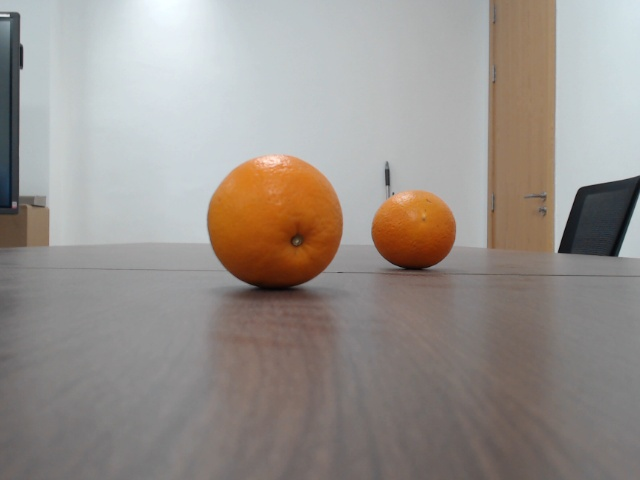
%> input picture 基于摄像机模型的仿射变换/image/1.jpg, 640 x 480 px; the run also reads 1 picture not shown here
$ octave transform.m   (GNU Octave 9; MATLAB toolbox functions it lacks are replaced by stand-ins)
%> lines starting %> are read from the running program, lines starting %| are printed output that depends on the picture
%% 求解外参矩阵
%先求出旋转矩阵与平移矩阵
T=[0;0;-2.9];
%T
% 旋转矩阵
% 先绕x轴转90°，再绕z轴转90°
% Rx=[1 0 0; 0 0 1; 0 -1 0];
% Rz=[0 1 0; -1 0 0; 0  0 1];
% R=Rx*Rz;
R=[0 0 1; 1 0 0; 0 1 0];
%R
% 外参矩阵
m0=zeros(1,3);
m1=ones(4);
M2=[R T; m0 1];
%M2
%% 读入图片及Zc和相机内参
I=[650.1821 0 315.8990; 0 650.5969 240.3104; 0 0 1.0000];
%I=[I,zeros(3,1)];
img=imread("image\1.jpg");
%> img is the input picture: size 480x640x3 uint8; mean R, G, B 152.8, 146, 140.9
zc1=[37.5 64];
%% 彩转灰，判断位置
img_g=im2gray(img);
imshow(img_g)
%% 识别位置
% 中心的输出是一个两列的矩阵，其中包含图像中圆心的（x，y）坐标。
[circle, radis]=imfindcircles(img_g, [40 200], 'ObjectPolarity','dark','Sensitivity',0.97);
%> circle = [275.9 224.5; 414.8 229.5; 572.8 199.5; 616.4 240.2]; radis = [67.44; 41.28; 63.43; 56.48]
viscircles(circle, radis, 'Color','b');
%% 求解世界坐标
[u1,v1]=deal(circle(1,1),circle(1,2)); %赋值
%> u1 = 275.9; v1 = 224.5
[u2,v2]=deal(circle(2,1),circle(2,2));
%> u2 = 414.8; v2 = 229.5
% pos1=inv(R)*(inv(I)*zc(1)*[u1;v1;1]-T);
% pos2=inv(R)*(inv(I)*zc(2)*[u2;v2;1]-T);
pos1=R\(inv(I)*zc1(1)*[u1;v1;1]-T);
%> pos1 = [-0.911; 40.4; -2.31]
pos2=R\(inv(I)*zc1(2)*[u2;v2;1]-T);
%> pos2 = [-1.06; 66.9; 9.73]
%% 距离计算
dis1=norm(pos1);
%> dis1 = 40.48
dis2=norm(pos2);
%> dis2 = 67.61
dis=norm(pos1-pos2);
%> dis = 29.11
% fprintf("橘子1到原点的距离为%fcm", dis1);
% fprintf("橘子2到原点的距离为%fcm", dis2);
%% 读入所有图片zc以及调用函数

zc2=[39.5,84];
zc3=[67,84];
zc4=[27,35.5];
zc5=[21,27];
zc6=[26,37];
zc7=[38, 37, 46];
zc8=[33.5, 46, 37];
zc9=[33.5, 46, 29, 37];
dis1=cal_dis("image\1.jpg",zc1,[40,200],'dark',0.97);
%> the loop in cal_dis, `while 1` made 2 passes
%> (circle, radis) on passes 1 to 2: ([275.9 224.5; 414.8 229.5; 572.8 199.5; 616.4 240.2], [67.44; 41.28; 63.43; 56.48]), ([275.5 224.7; 414.5 229.2], [67.44; 41.92])
%> after the loop in cal_dis, `while 1`: sen = 0.941
%> in cal_dis, `row=size(circle,1);`: row = 2
%> the loop in cal_dis, `for i=1:row` made 2 passes
%> (u, v, dis_up) on pass 1: (275.5, 224.7, [-0.903; 40.4; -2.33])
%> (u, v, pos, dis_up) on pass 2: (414.5, 229.2, [-1.09; 66.9; 9.71], [-0.903 -1.09; 40.4 66.9; -2.33 9.71])
%> in cal_dis, `dis=dis_up;`: dis = [-0.903 -1.09; 40.4 66.9; -2.33 9.71]
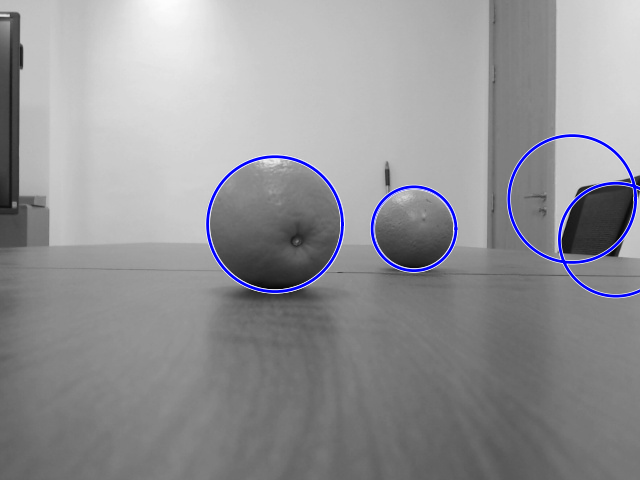
%> figure redrawn from the program's plot data
%> dis1 = [-0.903 -1.09; 40.4 66.9; -2.33 9.71]
dis2=cal_dis("image\2.jpg",zc2,[40,200],'dark',0.97);
%> call 2 of cal_dis, with file_path = 'image\2.jpg', zc = [39.5 84], range = [40 200], light = 'dark', sen = 0.97
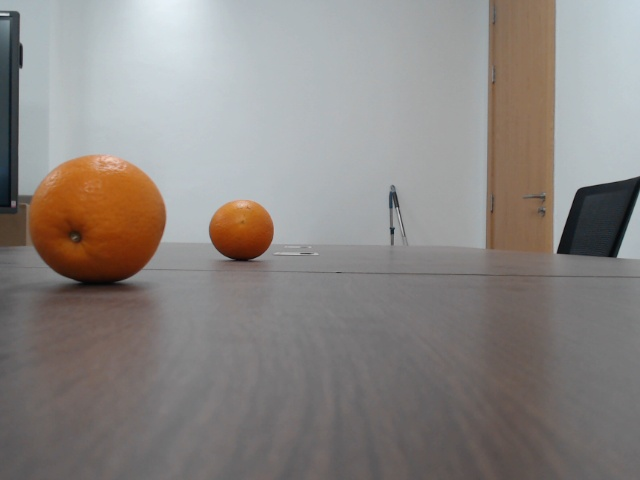
%> input picture 基于摄像机模型的仿射变换/image/2.jpg, 640 x 480 px
%> in cal_dis, img is the input picture: size 480x640x3 uint8; mean R, G, B 139.2, 134.4, 131.3
%> the loop in cal_dis (call 2), `while 1` made 4 passes
%> (circle, radis) on passes 1, 2, 4: ([98.49 220.8; 617.7 241.8; 239.1 225.6], [66.12; 56.8; 157.3]), ([100.9 220.2], 65.47), ([99.91 220.3; 238.5 223.6], [66.29; 175.8])
%> after the loop in cal_dis (call 2), `while 1`: sen = 0.958
%> the loop in cal_dis (call 2), `for i=1:row` made 2 passes
%> (u, v, dis_up) on pass 1: (99.91, 220.3, [-1.22; 42.4; -13.12])
%> (u, v, pos, dis_up) on pass 2: (238.5, 223.6, [-2.16; 86.9; -9.99], [-1.22 -2.16; 42.4 86.9; -13.12 -9.99])
%> in cal_dis (call 2), `dis=dis_up;`: dis = [-1.22 -2.16; 42.4 86.9; -13.12 -9.99]
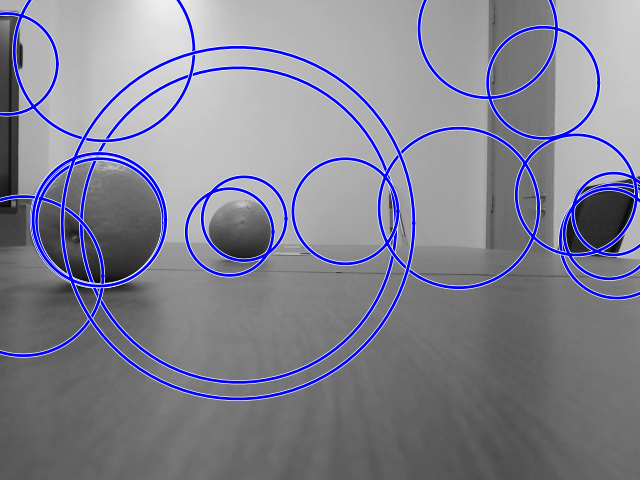
%> figure redrawn from the program's plot data
%> dis2 = [-1.22 -2.16; 42.4 86.9; -13.12 -9.99]
dis3=cal_dis("image\3.jpg",zc3,[40,200],'dark',0.97);
%> call 3 of cal_dis, with file_path = 'image\3.jpg', zc = [67 84], range = [40 200], light = 'dark', sen = 0.97
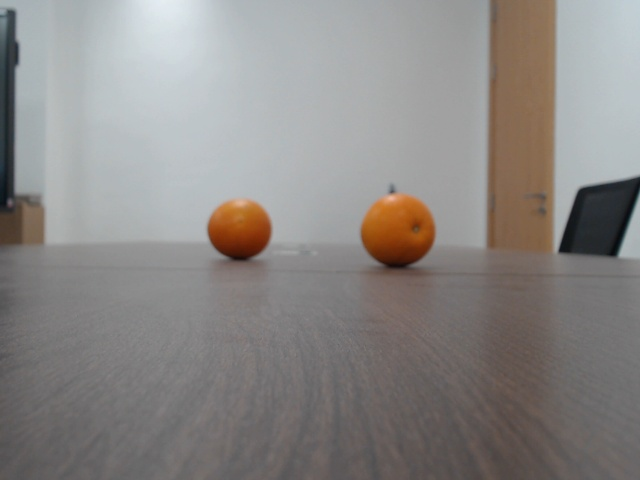
%> input picture 基于摄像机模型的仿射变换/image/3.jpg, 640 x 480 px
%> in cal_dis, img is the input picture: size 480x640x3 uint8; mean R, G, B 139.3, 136, 133.9
%> the loop in cal_dis (call 3), `while 1` made 3 passes
%> (circle, radis) on passes 2 to 3: ([395.4 229.4; 226 229.8; 618.7 241.2], [40.33; 46.21; 56.88]), ([394.9 228.4; 236.2 221.9], [40.91; 40.88])
%> radis on pass 1: [40.68; 45.31; 43.06; 44.45; 51.62; 62.19; 44.25]
%> after the loop in cal_dis (call 3), `while 1`: sen = 0.913
%> the loop in cal_dis (call 3), `for i=1:row` made 2 passes
%> (u, v, dis_up) on pass 1: (394.9, 228.4, [-1.22; 69.9; 8.14])
%> (u, v, pos, dis_up) on pass 2: (236.2, 221.9, [-2.38; 86.9; -10.3], [-1.22 -2.38; 69.9 86.9; 8.14 -10.3])
%> in cal_dis (call 3), `dis=dis_up;`: dis = [-1.22 -2.38; 69.9 86.9; 8.14 -10.3]
%> dis3 = [-1.22 -2.38; 69.9 86.9; 8.14 -10.3]
dis4=cal_dis("image\4.jpg",zc4,[40,200],'bright',0.97);
%> call 4 of cal_dis, with file_path = 'image\4.jpg', zc = [27 35.5], range = [40 200], light = 'bright', sen = 0.97
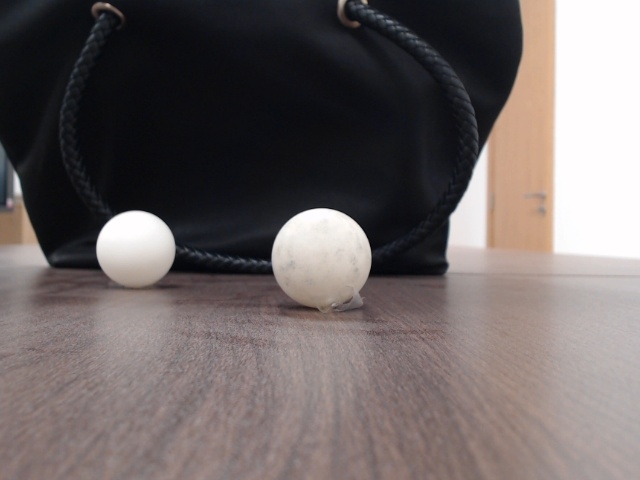
%> input picture 基于摄像机模型的仿射变换/image/4.jpg, 640 x 480 px
%> in cal_dis, img is the input picture: size 480x640x3 uint8; mean R, G, B 109.6, 101.4, 100.8
%> the loop in cal_dis (call 4), `while 1` made 2 passes
%> (circle, radis) on passes 1 to 2: ([321.7 258; 136.1 252.7; 513.9 241.9; 558.5 192.8], [49.56; 41.76; 67.01; 86.67]), ([321.6 257.9; 136.4 252.8], [49.56; 41.76])
%> after the loop in cal_dis (call 4), `while 1`: sen = 0.941
%> the loop in cal_dis (call 4), `for i=1:row` made 2 passes
%> (u, v, dis_up) on pass 1: (321.6, 257.9, [0.73; 29.9; 0.238])
%> (u, v, pos, dis_up) on pass 2: (136.4, 252.8, [0.679; 38.4; -9.8], [0.73 0.679; 29.9 38.4; 0.238 -9.8])
%> in cal_dis (call 4), `dis=dis_up;`: dis = [0.73 0.679; 29.9 38.4; 0.238 -9.8]
%> dis4 = [0.73 0.679; 29.9 38.4; 0.238 -9.8]
dis5=cal_dis("image\5.jpg",zc5,[40,200],'bright',0.97);
%> call 5 of cal_dis, with file_path = 'image\5.jpg', zc = [21 27], range = [40 200], light = 'bright', sen = 0.97
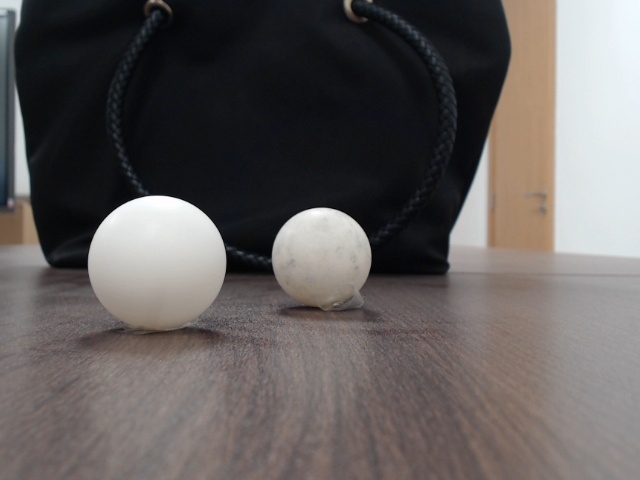
%> input picture 基于摄像机模型的仿射变换/image/5.jpg, 640 x 480 px
%> in cal_dis, img is the input picture: size 480x640x3 uint8; mean R, G, B 99.1, 94.4, 93.2
%> the loop in cal_dis (call 5), `while 1` made 2 passes
%> (circle, radis) on passes 1 to 2: ([322 257.3; 158 263.3; 507.2 247.2], [49.32; 68.11; 56.82]), ([322.2 257.4; 157.7 263.2], [49.32; 68.11])
%> the loop in cal_dis (call 5), `for i=1:row` made 2 passes
%> (u, v, dis_up) on pass 1: (322.2, 257.4, [0.55; 23.9; 0.204])
%> (u, v, pos, dis_up) on pass 2: (157.7, 263.2, [0.948; 29.9; -6.57], [0.55 0.948; 23.9 29.9; 0.204 -6.57])
%> in cal_dis (call 5), `dis=dis_up;`: dis = [0.55 0.948; 23.9 29.9; 0.204 -6.57]
%> dis5 = [0.55 0.948; 23.9 29.9; 0.204 -6.57]
dis6=cal_dis("image\6.jpg",zc6,[40,200],'bright',0.97);
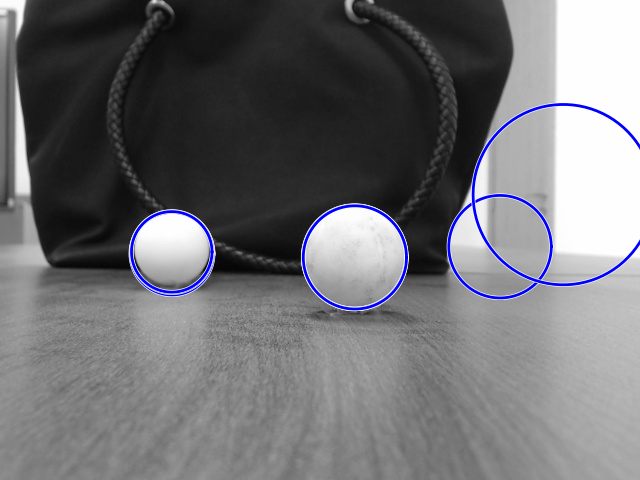
%> figure redrawn from the program's plot data
%> dis6 = [0.704 0.686; 28.9 39.9; 1.58 -8.17]
dist1=norm(dis1(:,1)-dis1(:,2));
%> dist1 = 29.11
dist2=norm(dis2(:, 1)-dis2(:, 2));
%> dist2 = 44.62
dist3=norm(dis3(:,1)-dis3(:,2));
%> dist3 = 25.11
dist4=norm(dis4(:,1)-dis4(:,2));
%> dist4 = 13.15
dist5=norm(dis5(:,1)-dis5(:,2));
%> dist5 = 9.06
dist6=norm(dis6(:,1)-dis6(:,2));
%> dist6 = 14.7
% [9 lines of commented-out code are left out]
cal_norm(dis1,1)
cal_norm(dis2,2)
cal_norm(dis3,3)
cal_norm(dis4,4)
cal_norm(dis5,5)
cal_norm(dis6,6)
cal_norm(dis7,7)
cal_norm(dis8,8)
cal_norm(dis9,9)
%% 计算距离，输出结果函数
function []=cal_norm(dis,n)
%> called with dis = [-0.903 -1.09; 40.4 66.9; -2.33 9.71], n = 1
for i =1:size(dis,2)
    for j=i:size(dis,2)-1
        dist=norm(dis(:,i)-dis(:, j+1));
        fprintf("第%d张图",n);
        fprintf("从左往右数%d和%d物体的距离为%fcm\n", i,j+1,dist);
    end
end
%> this loop made 2 passes
%| 第1张图从左往右数1和2物体的距离为29.106993cm
%> the loop in cal_norm (call 2), `for i =1:size(dis,2)` made 2 passes
%| 第2张图从左往右数1和2物体的距离为44.619709cm
end

%% 将上图像处理过程封装成函数
function dis=cal_dis(file_path,zc,range,light,sen)
img= imread(file_path);
img_g=im2gray(img);
imshow(img_g)
I=[650.1821 0 315.8990; 0 650.5969 240.3104; 0 0 1.0000];
T=[0;0;-2.9];
R=[0 0 1; 1 0 0; 0 1 0];
while 1
    [circle, radis]=imfindcircles(img_g, range, 'ObjectPolarity',light,'Sensitivity',sen);
    viscircles(circle, radis, 'Color','b');
    if size(zc,2)> size(circle,1)
        sen=sen*1.05;
    elseif size(zc,2) <size(circle,1)
        sen=sen*0.97;
    else
        break
    end
end

row=size(circle,1);
dis_up=[];
for i=1:row
%     [u,v]=ginput;
    [u,v]=deal(circle(i,1),circle(i,2));
    pos=R\(inv(I)*zc(i)*[u;v;1]-T);
    %idx=norm(pos);
    dis_up=[dis_up,pos];
end
dis=dis_up;
end
